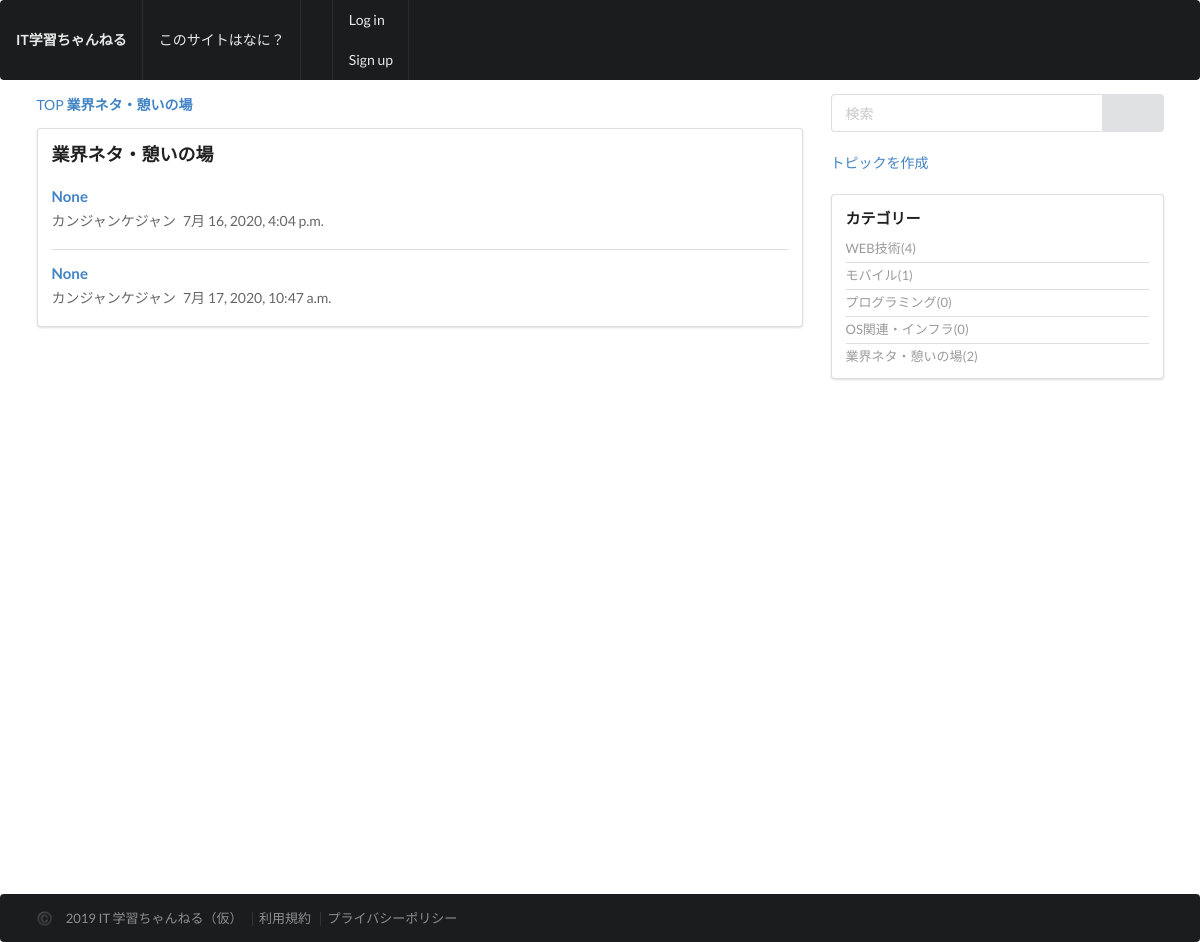
The page /thread/category/chatter/ on the database its author committed.
### thread/models.py (models this page shows, shortened)
class Category(models.Model):
    name = models.CharField(
        'カテゴリー名',
        max_length=50,
    )
    url_code = models.CharField(
        'URLコード',
        max_length=50,
        null=True,
        blank=False,
        unique=True,
    )
    sort = models.IntegerField(
        verbose_name='ソート',
        default=0,
    )
    objects = CategoryManager

class Topic(models.Model):
    user_name = models.CharField(
        'お名前',
        max_length=30,
        null=True,
        blank=False,
    )
    message = models.TextField(
        verbose_name='本文',
        null=True,
        blank=False,
    )
    category = models.ForeignKey(
        Category,
        verbose_name='カテゴリー',
        on_delete=models.PROTECT,
        null=True,
        blank=False,
    )
    created = models.DateTimeField(
        auto_now_add=True,
    )
    modified = models.DateTimeField(
        auto_now=True,
    )
    objects = TopicManager()
    def __init__(self, *args, **kwargs):
        super().__init__(*args, **kwargs)
        self.title = None

### thread/views.py (the view)
# urls.py: path('category/<str:url_code>/', views.CategoryView.as_view(), name='category'),
class CategoryView(ListView):
    template_name = 'thread/category.html'
    context_object_name = 'topic_list'
    def get_queryset(self):
        return Topic.objects.filter(category__url_code=self.kwargs['url_code'])
    def get_context_data(self, **kwargs):
        ctx = super().get_context_data(**kwargs)
        ctx['category'] = get_object_or_404(Category, url_code=self.kwargs['url_code'])
        return ctx

### thread/templatetags/threadtags.py (called while the page is built)
@register.inclusion_tag('thread/tags/category_tag.html')
def categorytag():
    ctx = {}
    ctx['category_list'] = Category.objects.annotate(
        count=Count('topic')).order_by('sort')
    return ctx

### thread/templates/thread/category.html (shortened to what this page needs)
{% extends 'base/base.html' %}
{% block content %}
<div class="ui grid stackable">
  <div class="eleven wide column">
    <div class="ui breadcrumb">
      <a href="{% url 'base:top' %}" class="section">TOP</a>
        <a class="active section">{{ category.name }}</a>
    </div>
    <div class="ui segment">
      <div class="content">
        <div class="herder"><h3>{{ category.name }}</h3></div>
        <div class="ui divided items">
            {% if topic_list %}
            {% for topic in topic_list %}
            <div class="item">
                <div class="content">
                    <div class="header">
                        <a href="{% url 'thread:topic' pk=topic.id %}"><h4>{{ topic.title }}</h4></a>
                    </div>
                    <div class="meta">
                        <span class="name">{{ topic.user_name }}</span>
                        <span class="date">{{ topic.created }}</span>
                    </div>
                </div>
            </div>
            {% endfor %}
            {% else %}
            <div class="ui warning message">トピックが存在しません</div>
            {% endif %}
        </div>
      </div>
    </div>
  </div>
  {% include 'base/sidebar.html' %}
</div>
{% endblock %}

### thread/templates/thread/tags/category_tag.html
<div class="ui relaxed list small divided link">
    {% for category in category_list %}
    <a class="item">{{ category.name }}({{ category.count }})</a>
    {% endfor %}
</div>

### rows shown on the page
Category: name "業界ネタ・憩いの場", count "2"
Topic: title "None", user_name "カンジャンケジャン", created "7月 16, 2020, 4:04 p.m."
Topic: title "None", user_name "カンジャンケジャン", created "7月 17, 2020, 10:47 a.m."
Category: name "WEB技術", count "4"
Category: name "モバイル", count "1"
Category: name "プログラミング", count "0"
Category: name "OS関連・インフラ", count "0"
